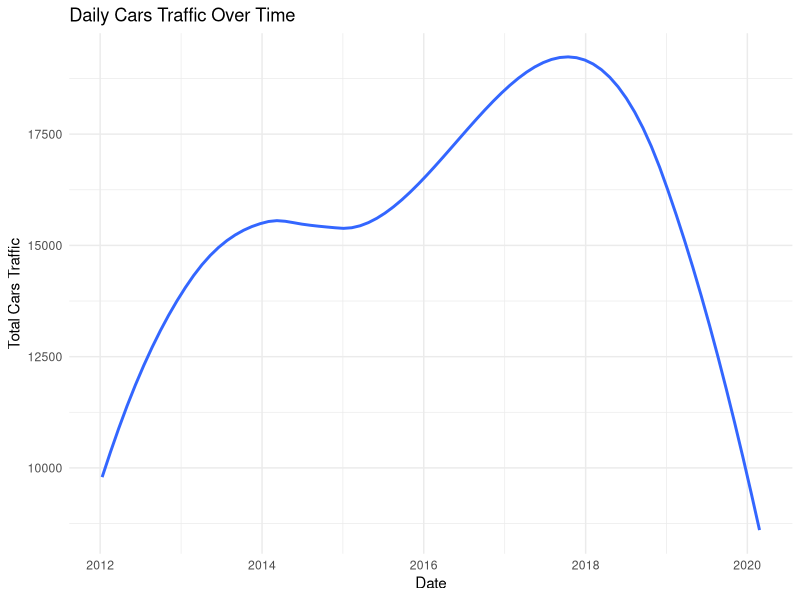
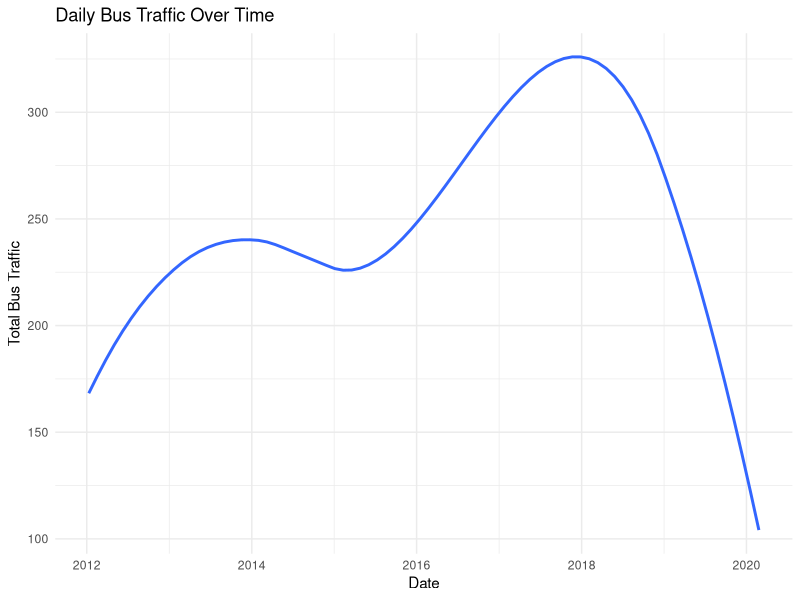
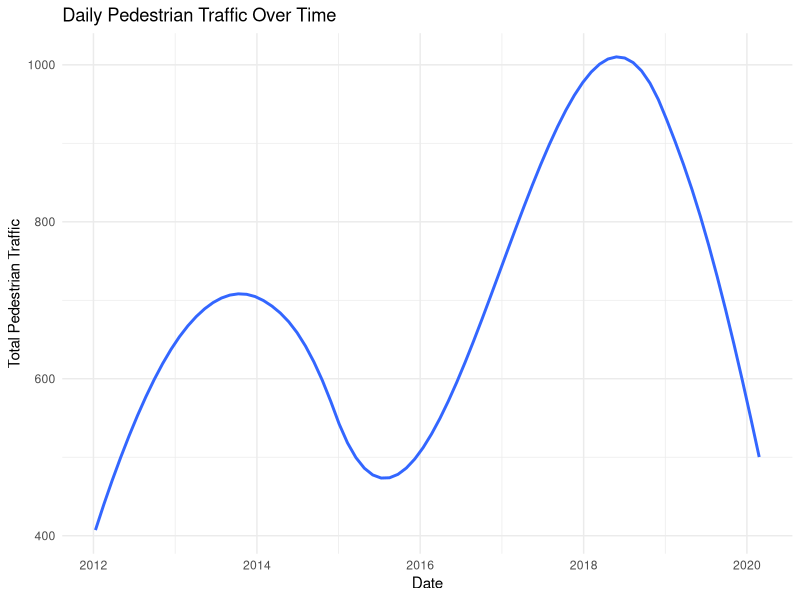
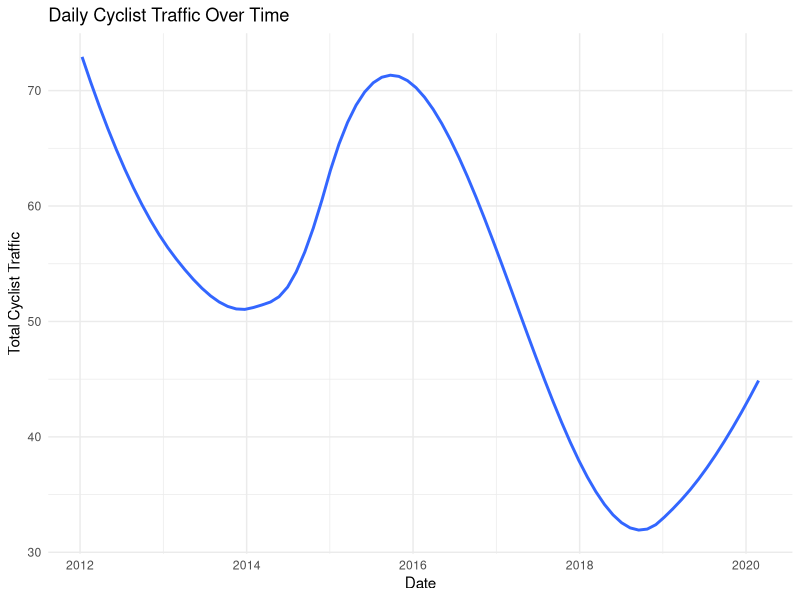
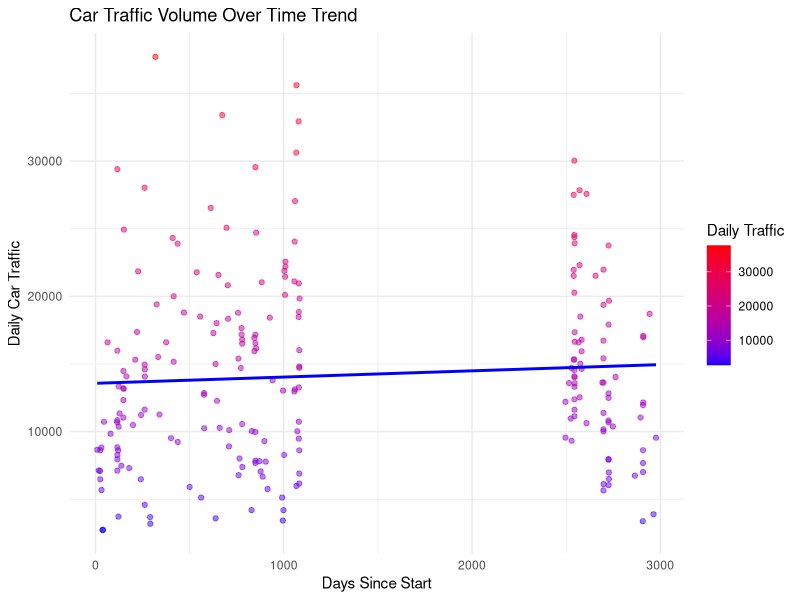
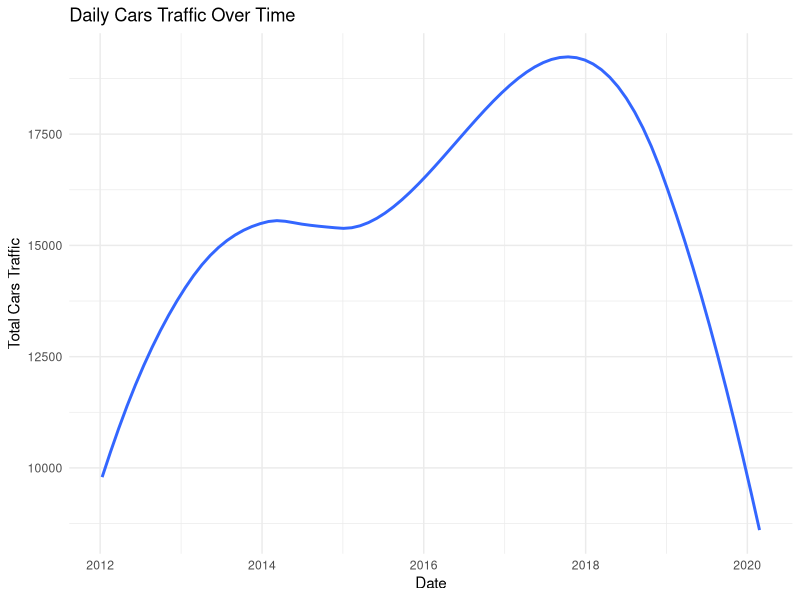
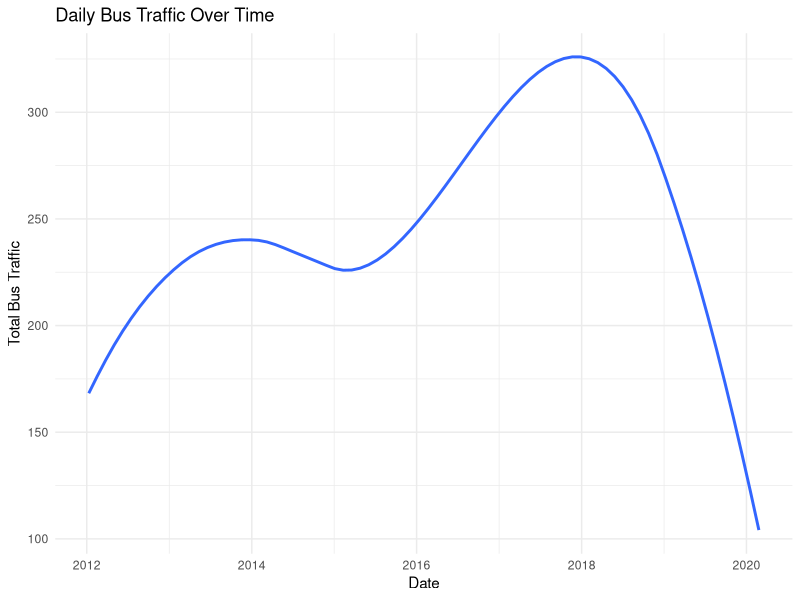
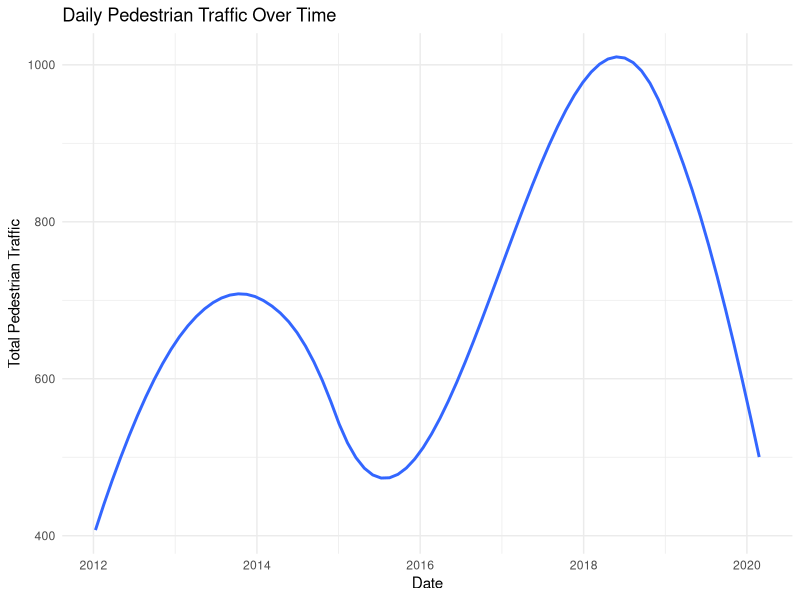

The R script that drew these images, in order:
#### Preamble ####
# Purpose: Exploration of the dataset to gather trends and determine appropriate models  
# Author: Maria Mangru
# Date: 18th April 2024 
# Contact:maria.mangru@mail.utoronto.ca
# License: MIT


#### Workspace setup ####
# Load necessary libraries
library(dplyr)
library(ggplot2)
library(tidyr)
library(readr)
library(here)

### Creating Summary Statistics and Visualizations ###

# Load the cleaned data
analysis_data <- read_csv(here("data", "analysis_data", "cleaned-data.csv"))

# Summary Statistics

# Generate and view summary statistics for traffic data
summary_stats <- analysis_data %>%
  summarise(
    Mean_Cars = mean(daily_cars, na.rm = TRUE),
    Median_Cars = median(daily_cars, na.rm = TRUE),
    Mean_Buses = mean(daily_bus, na.rm = TRUE),
    Median_Buses = median(daily_bus, na.rm = TRUE),
    Mean_Pedestrians = mean(daily_peds, na.rm = TRUE),
    Median_Pedestrians = median(daily_peds, na.rm = TRUE),
    Mean_Bicycles = mean(daily_bike, na.rm = TRUE),
    Median_Bicycles = median(daily_bike, na.rm = TRUE)
  ) 
# Display the summary statistics
View(summary_stats)

# Visualize Data

# Visualizing daily car traffic over time
line_graph_car <- analysis_data %>%
  ggplot(aes(x = count_date, y = daily_cars)) +
  geom_smooth(se = FALSE) +  
  labs(title = "Daily Cars Traffic Over Time",
       x = "Date",
       y = "Total Cars Traffic") +
  theme_minimal()

# Display car traffic plot
line_graph_car

# Save car traffic plot
ggsave("./other/outputs/car_traffic_over_time.png", plot = line_graph_car, width = 12, height = 6, units = "in")

# Visualizing daily bus traffic over time
line_graph_buses <- analysis_data %>%
  ggplot(aes(x = count_date, y = daily_bus)) +
  geom_smooth(se = FALSE) +
  labs(title = "Daily Bus Traffic Over Time",
       x = "Date",
       y = "Total Bus Traffic") +
  theme_minimal()

# Display bus traffic plot
line_graph_buses

# Save bus traffic plot
ggsave("./other/outputs/bus_traffic_over_time.png", plot = line_graph_buses, width = 12, height = 6, units = "in")

# Visualizing daily pedestrian traffic over time
line_graph_pedestrians <- analysis_data %>%
  ggplot(aes(x = count_date, y = daily_peds)) +
  geom_smooth(se = FALSE) +
  labs(title = "Daily Pedestrian Traffic Over Time",
       x = "Date",
       y = "Total Pedestrian Traffic") +
  theme_minimal()

# Display pedestrian traffic plot
line_graph_pedestrians

# Save pedestrian traffic plot
ggsave("./other/outputs/pedestrian_traffic_over_time.png", plot = line_graph_pedestrians, width = 12, height = 6, units = "in")

# Visualizing daily bike traffic over time
line_graph_cyclists <- analysis_data %>%
  ggplot(aes(x = count_date, y = daily_bike)) +
  geom_smooth(se = FALSE) +
  labs(title = "Daily Cyclist Traffic Over Time",
       x = "Date",
       y = "Total Cyclist Traffic") +
  theme_minimal()

# Display cyclist traffic plot
line_graph_cyclists

# Save cyclist traffic plot
ggsave("./other/outputs/cyclist_traffic_over_time.png", plot = line_graph_cyclists, width = 12, height = 6, units = "in")



# Visualizing car traffic with respect to the time trend
time_trend_graph_car <- analysis_data %>%
  ggplot(aes(x = time_trend, y = daily_cars)) +
  geom_point(aes(color = daily_cars), alpha = 0.5) + 
  geom_smooth(method = "lm", se = FALSE, color = "blue") +  
  scale_color_gradient(low = "blue", high = "red") +
  labs(title = "Car Traffic Volume Over Time Trend",
       x = "Days Since Start",
       y = "Daily Car Traffic",
       color = "Daily Traffic") +
  theme_minimal()

# Display car traffic plot with time trend
time_trend_graph_car

# Save the car traffic plot with time trend
ggsave(here("other", "outputs", "car_traffic_time_trend.png"), plot = time_trend_graph_car, width = 12, height = 6, units = "in")





